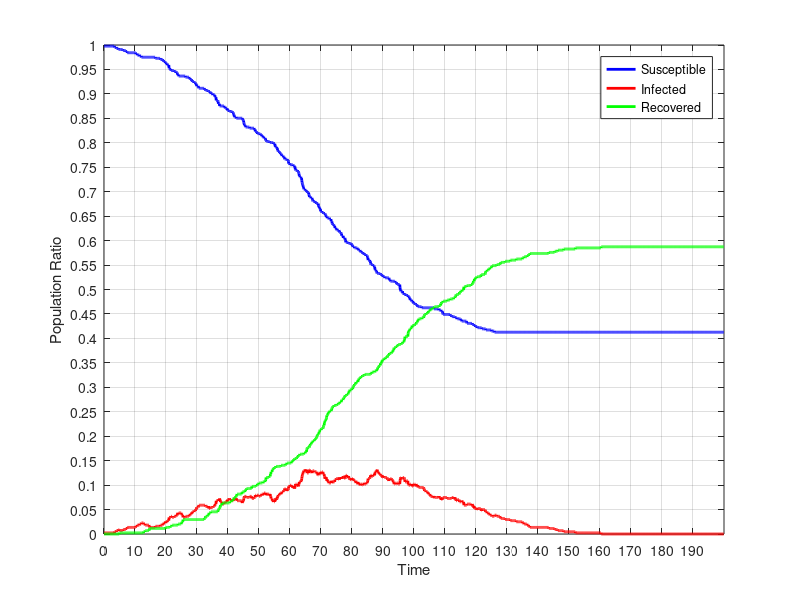

Source code (MATLAB):
dynamics = [
440.0,1.0,0.0;
440.0,1.0,0.0;
440.0,1.0,0.0;
440.0,1.0,0.0;
440.0,1.0,0.0;
440.0,1.0,0.0;
440.0,1.0,0.0;
440.0,1.0,0.0;
440.0,1.0,0.0;
440.0,1.0,0.0;
440.0,1.0,0.0;
440.0,1.0,0.0;
440.0,1.0,0.0;
440.0,1.0,0.0;
440.0,1.0,0.0;
440.0,1.0,0.0;
440.0,1.0,0.0;
440.0,1.0,0.0;
440.0,1.0,0.0;
440.0,1.0,0.0;
440.0,1.0,0.0;
440.0,1.0,0.0;
440.0,1.0,0.0;
440.0,1.0,0.0;
440.0,1.0,0.0;
440.0,1.0,0.0;
440.0,1.0,0.0;
440.0,1.0,0.0;
440.0,1.0,0.0;
440.0,1.0,0.0;
440.0,1.0,0.0;
440.0,1.0,0.0;
440.0,1.0,0.0;
440.0,1.0,0.0;
439.0,2.0,0.0;
439.0,2.0,0.0;
439.0,2.0,0.0;
439.0,2.0,0.0;
439.0,2.0,0.0;
439.0,2.0,0.0;
438.0,3.0,0.0;
438.0,3.0,0.0;
438.0,3.0,0.0;
438.0,3.0,0.0;
438.0,3.0,0.0;
438.0,3.0,0.0;
438.0,3.0,0.0;
437.0,4.0,0.0;
437.0,4.0,0.0;
437.0,4.0,0.0;
437.0,3.0,1.0;
437.0,3.0,1.0;
437.0,3.0,1.0;
437.0,3.0,1.0;
437.0,3.0,1.0;
437.0,3.0,1.0;
437.0,3.0,1.0;
437.0,3.0,1.0;
437.0,3.0,1.0;
437.0,3.0,1.0;
437.0,3.0,1.0;
436.0,4.0,1.0;
436.0,4.0,1.0;
436.0,4.0,1.0;
436.0,4.0,1.0;
436.0,4.0,1.0;
436.0,4.0,1.0;
436.0,4.0,1.0;
436.0,4.0,1.0;
436.0,4.0,1.0;
436.0,4.0,1.0;
435.0,5.0,1.0;
435.0,5.0,1.0;
435.0,5.0,1.0;
435.0,5.0,1.0;
434.0,6.0,1.0;
434.0,6.0,1.0;
434.0,6.0,1.0;
434.0,6.0,1.0;
434.0,6.0,1.0;
434.0,6.0,1.0;
434.0,6.0,1.0;
434.0,6.0,1.0;
434.0,6.0,1.0;
434.0,6.0,1.0;
434.0,6.0,1.0;
434.0,6.0,1.0;
434.0,6.0,1.0;
434.0,6.0,1.0;
434.0,6.0,1.0;
434.0,6.0,1.0;
434.0,6.0,1.0;
434.0,6.0,1.0;
434.0,6.0,1.0;
434.0,6.0,1.0;
434.0,6.0,1.0;
434.0,6.0,1.0;
434.0,6.0,1.0;
434.0,6.0,1.0;
434.0,6.0,1.0;
434.0,6.0,1.0;
434.0,6.0,1.0;
434.0,6.0,1.0;
433.0,7.0,1.0;
433.0,7.0,1.0;
433.0,7.0,1.0;
433.0,7.0,1.0;
432.0,8.0,1.0;
432.0,8.0,1.0;
432.0,8.0,1.0;
432.0,8.0,1.0;
432.0,8.0,1.0;
432.0,8.0,1.0;
432.0,8.0,1.0;
432.0,8.0,1.0;
431.0,9.0,1.0;
431.0,9.0,1.0;
431.0,9.0,1.0;
431.0,9.0,1.0;
431.0,9.0,1.0;
431.0,9.0,1.0;
430.0,10.0,1.0;
430.0,10.0,1.0;
430.0,10.0,1.0;
430.0,10.0,1.0;
430.0,10.0,1.0;
430.0,10.0,1.0;
430.0,10.0,1.0;
430.0,9.0,2.0;
430.0,9.0,2.0;
430.0,9.0,2.0;
430.0,9.0,2.0;
430.0,9.0,2.0;
430.0,8.0,3.0;
430.0,8.0,3.0;
430.0,8.0,3.0;
430.0,8.0,3.0;
430.0,8.0,3.0;
430.0,8.0,3.0;
430.0,8.0,3.0;
430.0,8.0,3.0;
430.0,8.0,3.0;
430.0,8.0,3.0;
430.0,8.0,3.0;
430.0,8.0,3.0;
430.0,8.0,3.0;
430.0,7.0,4.0;
430.0,6.0,5.0;
430.0,6.0,5.0;
430.0,6.0,5.0;
430.0,6.0,5.0;
430.0,6.0,5.0;
430.0,6.0,5.0;
430.0,6.0,5.0;
430.0,6.0,5.0;
430.0,6.0,5.0;
430.0,6.0,5.0;
430.0,6.0,5.0;
430.0,6.0,5.0;
430.0,6.0,5.0;
430.0,6.0,5.0;
430.0,6.0,5.0;
430.0,6.0,5.0;
430.0,6.0,5.0;
430.0,6.0,5.0;
430.0,6.0,5.0;
429.0,7.0,5.0;
429.0,7.0,5.0;
429.0,7.0,5.0;
429.0,7.0,5.0;
429.0,7.0,5.0;
429.0,7.0,5.0;
429.0,7.0,5.0;
429.0,7.0,5.0;
429.0,7.0,5.0;
429.0,7.0,5.0;
429.0,7.0,5.0;
429.0,7.0,5.0;
429.0,7.0,5.0;
429.0,7.0,5.0;
429.0,7.0,5.0;
429.0,7.0,5.0;
428.0,8.0,5.0;
428.0,8.0,5.0;
428.0,8.0,5.0;
428.0,8.0,5.0;
428.0,8.0,5.0;
428.0,8.0,5.0;
428.0,8.0,5.0;
428.0,8.0,5.0;
427.0,9.0,5.0;
427.0,9.0,5.0;
427.0,9.0,5.0;
426.0,10.0,5.0;
426.0,10.0,5.0;
426.0,10.0,5.0;
426.0,10.0,5.0;
426.0,10.0,5.0;
425.0,11.0,5.0;
425.0,10.0,6.0;
425.0,10.0,6.0;
424.0,11.0,6.0;
424.0,11.0,6.0;
424.0,11.0,6.0;
423.0,12.0,6.0;
423.0,12.0,6.0;
423.0,12.0,6.0;
423.0,12.0,6.0;
423.0,12.0,6.0;
423.0,12.0,6.0;
420.0,15.0,6.0;
420.0,15.0,6.0;
420.0,15.0,6.0;
419.0,15.0,7.0;
419.0,15.0,7.0;
419.0,15.0,7.0;
418.0,16.0,7.0;
418.0,16.0,7.0;
418.0,16.0,7.0;
418.0,16.0,7.0;
418.0,15.0,8.0;
418.0,15.0,8.0;
418.0,15.0,8.0;
418.0,15.0,8.0;
418.0,15.0,8.0;
418.0,15.0,8.0;
417.0,16.0,8.0;
417.0,16.0,8.0;
417.0,16.0,8.0;
417.0,16.0,8.0;
417.0,16.0,8.0;
417.0,16.0,8.0;
417.0,16.0,8.0;
417.0,16.0,8.0;
416.0,17.0,8.0;
416.0,17.0,8.0;
416.0,17.0,8.0;
415.0,18.0,8.0;
414.0,19.0,8.0;
414.0,18.0,9.0;
414.0,18.0,9.0;
413.0,19.0,9.0;
413.0,19.0,9.0;
413.0,19.0,9.0;
413.0,19.0,9.0;
413.0,19.0,9.0;
413.0,19.0,9.0;
413.0,19.0,9.0;
413.0,19.0,9.0;
413.0,19.0,9.0;
413.0,18.0,10.0;
413.0,18.0,10.0;
413.0,17.0,11.0;
413.0,17.0,11.0;
413.0,17.0,11.0;
413.0,15.0,13.0;
413.0,15.0,13.0;
413.0,15.0,13.0;
413.0,15.0,13.0;
413.0,15.0,13.0;
413.0,15.0,13.0;
413.0,15.0,13.0;
413.0,15.0,13.0;
412.0,16.0,13.0;
412.0,16.0,13.0;
412.0,16.0,13.0;
412.0,16.0,13.0;
412.0,16.0,13.0;
412.0,16.0,13.0;
412.0,16.0,13.0;
412.0,16.0,13.0;
412.0,16.0,13.0;
412.0,16.0,13.0;
412.0,16.0,13.0;
412.0,16.0,13.0;
411.0,17.0,13.0;
411.0,17.0,13.0;
411.0,17.0,13.0;
410.0,18.0,13.0;
410.0,18.0,13.0;
410.0,18.0,13.0;
410.0,18.0,13.0;
410.0,18.0,13.0;
409.0,19.0,13.0;
409.0,19.0,13.0;
408.0,20.0,13.0;
408.0,20.0,13.0;
408.0,20.0,13.0;
408.0,20.0,13.0;
408.0,20.0,13.0;
408.0,20.0,13.0;
407.0,21.0,13.0;
407.0,21.0,13.0;
407.0,21.0,13.0;
407.0,21.0,13.0;
407.0,21.0,13.0;
406.0,22.0,13.0;
406.0,22.0,13.0;
405.0,23.0,13.0;
404.0,24.0,13.0;
404.0,24.0,13.0;
404.0,24.0,13.0;
404.0,24.0,13.0;
404.0,24.0,13.0;
404.0,24.0,13.0;
403.0,25.0,13.0;
402.0,26.0,13.0;
402.0,26.0,13.0;
402.0,26.0,13.0;
402.0,26.0,13.0;
402.0,26.0,13.0;
402.0,26.0,13.0;
402.0,26.0,13.0;
402.0,26.0,13.0;
402.0,26.0,13.0;
402.0,26.0,13.0;
402.0,26.0,13.0;
402.0,26.0,13.0;
402.0,26.0,13.0;
402.0,26.0,13.0;
402.0,26.0,13.0;
402.0,26.0,13.0;
402.0,26.0,13.0;
402.0,26.0,13.0;
401.0,26.0,14.0;
401.0,26.0,14.0;
401.0,26.0,14.0;
401.0,25.0,15.0;
400.0,25.0,16.0;
400.0,25.0,16.0;
400.0,25.0,16.0;
400.0,25.0,16.0;
400.0,25.0,16.0;
400.0,25.0,16.0;
400.0,25.0,16.0;
400.0,24.0,17.0;
400.0,24.0,17.0;
399.0,25.0,17.0;
399.0,24.0,18.0;
399.0,23.0,19.0;
399.0,23.0,19.0;
399.0,23.0,19.0;
399.0,23.0,19.0;
398.0,24.0,19.0;
398.0,24.0,19.0;
397.0,24.0,20.0;
397.0,24.0,20.0;
397.0,24.0,20.0;
397.0,24.0,20.0;
397.0,24.0,20.0;
397.0,24.0,20.0;
397.0,24.0,20.0;
396.0,25.0,20.0;
396.0,25.0,20.0;
396.0,25.0,20.0;
396.0,25.0,20.0;
396.0,25.0,20.0;
396.0,25.0,20.0;
395.0,26.0,20.0;
394.0,27.0,20.0;
394.0,27.0,20.0;
394.0,27.0,20.0;
391.0,30.0,20.0;
391.0,30.0,20.0;
391.0,30.0,20.0;
391.0,30.0,20.0;
391.0,30.0,20.0;
391.0,30.0,20.0;
390.0,30.0,21.0;
388.0,31.0,22.0;
388.0,31.0,22.0;
388.0,30.0,23.0;
388.0,30.0,23.0;
386.0,32.0,23.0;
386.0,31.0,24.0;
386.0,30.0,25.0;
386.0,29.0,26.0;
386.0,29.0,26.0;
386.0,29.0,26.0;
386.0,29.0,26.0;
386.0,29.0,26.0;
386.0,27.0,28.0;
386.0,27.0,28.0;
386.0,27.0,28.0;
386.0,27.0,28.0;
386.0,27.0,28.0;
386.0,27.0,28.0;
386.0,27.0,28.0;
385.0,28.0,28.0;
385.0,28.0,28.0;
385.0,28.0,28.0;
384.0,29.0,28.0;
384.0,29.0,28.0;
384.0,29.0,28.0;
384.0,29.0,28.0;
384.0,29.0,28.0;
384.0,29.0,28.0;
384.0,29.0,28.0;
382.0,31.0,28.0;
382.0,31.0,28.0;
382.0,31.0,28.0;
382.0,31.0,28.0;
382.0,31.0,28.0;
382.0,31.0,28.0;
382.0,31.0,28.0;
381.0,32.0,28.0;
381.0,31.0,29.0;
381.0,31.0,29.0;
381.0,31.0,29.0;
381.0,31.0,29.0;
381.0,31.0,29.0;
381.0,30.0,30.0;
381.0,30.0,30.0;
381.0,30.0,30.0;
381.0,30.0,30.0;
380.0,31.0,30.0;
380.0,30.0,31.0;
380.0,30.0,31.0;
379.0,31.0,31.0;
378.0,31.0,32.0;
377.0,31.0,33.0;
376.0,32.0,33.0;
376.0,32.0,33.0;
376.0,32.0,33.0;
376.0,32.0,33.0;
376.0,32.0,33.0;
376.0,31.0,34.0;
375.0,32.0,34.0;
375.0,31.0,35.0;
375.0,30.0,36.0;
375.0,30.0,36.0;
375.0,30.0,36.0;
375.0,30.0,36.0;
375.0,30.0,36.0;
375.0,30.0,36.0;
375.0,30.0,36.0;
375.0,30.0,36.0;
375.0,30.0,36.0;
375.0,30.0,36.0;
375.0,30.0,36.0;
375.0,30.0,36.0;
375.0,30.0,36.0;
375.0,30.0,36.0;
375.0,30.0,36.0;
375.0,30.0,36.0;
375.0,29.0,37.0;
375.0,28.0,38.0;
374.0,29.0,38.0;
374.0,29.0,38.0;
373.0,30.0,38.0;
373.0,30.0,38.0;
371.0,32.0,38.0;
370.0,33.0,38.0;
369.0,34.0,38.0;
369.0,34.0,38.0;
368.0,34.0,39.0;
368.0,34.0,39.0;
367.0,34.0,40.0;
367.0,34.0,40.0;
367.0,34.0,40.0;
367.0,33.0,41.0;
367.0,33.0,41.0;
367.0,33.0,41.0;
367.0,33.0,41.0;
367.0,33.0,41.0;
367.0,33.0,41.0;
367.0,33.0,41.0;
367.0,33.0,41.0;
367.0,33.0,41.0;
367.0,33.0,41.0;
366.0,34.0,41.0;
366.0,34.0,41.0;
366.0,34.0,41.0;
366.0,34.0,41.0;
366.0,34.0,41.0;
366.0,34.0,41.0;
366.0,34.0,41.0;
366.0,32.0,43.0;
366.0,32.0,43.0;
366.0,32.0,43.0;
366.0,32.0,43.0;
366.0,32.0,43.0;
366.0,32.0,43.0;
366.0,32.0,43.0;
366.0,32.0,43.0;
365.0,33.0,43.0;
365.0,33.0,43.0;
365.0,33.0,43.0;
363.0,35.0,43.0;
363.0,35.0,43.0;
363.0,35.0,43.0;
363.0,34.0,44.0;
363.0,34.0,44.0;
362.0,35.0,44.0;
362.0,35.0,44.0;
361.0,35.0,45.0;
361.0,35.0,45.0;
361.0,35.0,45.0;
361.0,35.0,45.0;
361.0,35.0,45.0;
361.0,34.0,46.0;
361.0,34.0,46.0;
361.0,34.0,46.0;
361.0,34.0,46.0;
361.0,34.0,46.0;
360.0,35.0,46.0;
360.0,35.0,46.0;
360.0,35.0,46.0;
360.0,35.0,46.0;
359.0,36.0,46.0;
359.0,36.0,46.0;
359.0,36.0,46.0;
359.0,35.0,47.0;
358.0,36.0,47.0;
358.0,36.0,47.0;
358.0,36.0,47.0;
357.0,37.0,47.0;
357.0,37.0,47.0;
357.0,37.0,47.0;
357.0,37.0,47.0;
357.0,36.0,48.0;
356.0,37.0,48.0;
355.0,37.0,49.0;
355.0,35.0,51.0;
354.0,36.0,51.0;
354.0,36.0,51.0;
354.0,36.0,51.0;
354.0,36.0,51.0;
354.0,36.0,51.0;
354.0,36.0,51.0;
354.0,36.0,51.0;
354.0,36.0,51.0;
354.0,36.0,51.0;
354.0,35.0,52.0;
354.0,35.0,52.0;
353.0,36.0,52.0;
353.0,36.0,52.0;
353.0,34.0,54.0;
353.0,34.0,54.0;
353.0,32.0,56.0;
353.0,32.0,56.0;
353.0,32.0,56.0;
353.0,32.0,56.0;
353.0,30.0,58.0;
353.0,30.0,58.0;
353.0,30.0,58.0;
353.0,29.0,59.0;
352.0,30.0,59.0;
352.0,30.0,59.0;
352.0,29.0,60.0;
352.0,29.0,60.0;
352.0,29.0,60.0;
350.0,31.0,60.0;
349.0,32.0,60.0;
349.0,32.0,60.0;
349.0,31.0,61.0;
349.0,31.0,61.0;
349.0,31.0,61.0;
348.0,32.0,61.0;
348.0,32.0,61.0;
346.0,34.0,61.0;
346.0,34.0,61.0;
345.0,35.0,61.0;
345.0,35.0,61.0;
345.0,35.0,61.0;
345.0,35.0,61.0;
344.0,36.0,61.0;
344.0,36.0,61.0;
344.0,36.0,61.0;
343.0,37.0,61.0;
343.0,37.0,61.0;
343.0,36.0,62.0;
342.0,37.0,62.0;
342.0,37.0,62.0;
341.0,38.0,62.0;
341.0,38.0,62.0;
341.0,38.0,62.0;
341.0,38.0,62.0;
341.0,38.0,62.0;
340.0,39.0,62.0;
340.0,39.0,62.0;
340.0,39.0,62.0;
339.0,40.0,62.0;
338.0,41.0,62.0;
338.0,41.0,62.0;
338.0,41.0,62.0;
338.0,40.0,63.0;
338.0,40.0,63.0;
338.0,40.0,63.0;
338.0,40.0,63.0;
338.0,39.0,64.0;
338.0,39.0,64.0;
337.0,40.0,64.0;
337.0,40.0,64.0;
337.0,40.0,64.0;
336.0,41.0,64.0;
334.0,43.0,64.0;
334.0,43.0,64.0;
334.0,43.0,64.0;
334.0,43.0,64.0;
333.0,44.0,64.0;
333.0,44.0,64.0;
333.0,44.0,64.0;
333.0,44.0,64.0;
333.0,44.0,64.0;
333.0,43.0,65.0;
333.0,43.0,65.0;
333.0,43.0,65.0;
333.0,42.0,66.0;
333.0,42.0,66.0;
332.0,43.0,66.0;
332.0,42.0,67.0;
332.0,42.0,67.0;
332.0,42.0,67.0;
332.0,42.0,67.0;
332.0,41.0,68.0;
331.0,42.0,68.0;
329.0,44.0,68.0;
328.0,45.0,68.0;
328.0,45.0,68.0;
328.0,45.0,68.0;
328.0,45.0,68.0;
328.0,44.0,69.0;
328.0,44.0,69.0;
328.0,44.0,69.0;
327.0,44.0,70.0;
327.0,44.0,70.0;
327.0,43.0,71.0;
326.0,44.0,71.0;
325.0,45.0,71.0;
323.0,47.0,71.0;
323.0,47.0,71.0;
322.0,47.0,72.0;
322.0,47.0,72.0;
322.0,47.0,72.0;
322.0,47.0,72.0;
321.0,48.0,72.0;
321.0,48.0,72.0;
319.0,50.0,72.0;
317.0,52.0,72.0;
316.0,53.0,72.0;
315.0,54.0,72.0;
314.0,55.0,72.0;
313.0,56.0,72.0;
312.0,57.0,72.0;
311.0,57.0,73.0;
311.0,57.0,73.0;
311.0,57.0,73.0;
311.0,57.0,73.0;
310.0,58.0,73.0;
310.0,57.0,74.0;
310.0,57.0,74.0;
310.0,57.0,74.0;
309.0,58.0,74.0;
309.0,56.0,76.0;
309.0,55.0,77.0;
308.0,55.0,78.0;
308.0,55.0,78.0;
308.0,55.0,78.0;
308.0,55.0,78.0;
308.0,55.0,78.0;
306.0,57.0,78.0;
305.0,58.0,78.0;
304.0,58.0,79.0;
304.0,57.0,80.0;
304.0,57.0,80.0;
304.0,56.0,81.0;
304.0,56.0,81.0;
303.0,57.0,81.0;
303.0,56.0,82.0;
303.0,56.0,82.0;
303.0,55.0,83.0;
302.0,56.0,83.0;
301.0,57.0,83.0;
300.0,57.0,84.0;
300.0,57.0,84.0;
300.0,57.0,84.0;
300.0,57.0,84.0;
300.0,57.0,84.0;
300.0,56.0,85.0;
300.0,56.0,85.0;
300.0,56.0,85.0;
299.0,56.0,86.0;
299.0,56.0,86.0;
299.0,56.0,86.0;
298.0,56.0,87.0;
298.0,56.0,87.0;
298.0,55.0,88.0;
298.0,54.0,89.0;
298.0,54.0,89.0;
298.0,53.0,90.0;
298.0,53.0,90.0;
296.0,55.0,90.0;
295.0,55.0,91.0;
295.0,54.0,92.0;
294.0,55.0,92.0;
294.0,54.0,93.0;
293.0,54.0,94.0;
293.0,54.0,94.0;
291.0,56.0,94.0;
291.0,56.0,94.0;
291.0,55.0,95.0;
291.0,55.0,95.0;
290.0,56.0,95.0;
290.0,56.0,95.0;
290.0,56.0,95.0;
290.0,56.0,95.0;
290.0,55.0,96.0;
290.0,54.0,97.0;
289.0,54.0,98.0;
289.0,54.0,98.0;
289.0,52.0,100.0;
289.0,51.0,101.0;
289.0,50.0,102.0;
288.0,51.0,102.0;
288.0,50.0,103.0;
287.0,51.0,103.0;
286.0,51.0,104.0;
286.0,50.0,105.0;
286.0,48.0,107.0;
285.0,49.0,107.0;
285.0,49.0,107.0;
285.0,48.0,108.0;
285.0,47.0,109.0;
285.0,47.0,109.0;
285.0,46.0,110.0;
285.0,46.0,110.0;
285.0,46.0,110.0;
284.0,46.0,111.0;
284.0,46.0,111.0;
284.0,46.0,111.0;
284.0,46.0,111.0;
284.0,46.0,111.0;
282.0,48.0,111.0;
282.0,47.0,112.0;
282.0,46.0,113.0;
280.0,47.0,114.0;
280.0,47.0,114.0;
279.0,47.0,115.0;
279.0,47.0,115.0;
279.0,47.0,115.0;
279.0,47.0,115.0;
278.0,47.0,116.0;
278.0,47.0,116.0;
278.0,47.0,116.0;
276.0,49.0,116.0;
276.0,49.0,116.0;
276.0,49.0,116.0;
276.0,49.0,116.0;
275.0,50.0,116.0;
275.0,50.0,116.0;
274.0,50.0,117.0;
274.0,50.0,117.0;
274.0,50.0,117.0;
274.0,50.0,117.0;
274.0,50.0,117.0;
274.0,50.0,117.0;
274.0,49.0,118.0;
274.0,49.0,118.0;
273.0,50.0,118.0;
272.0,51.0,118.0;
272.0,50.0,119.0;
272.0,50.0,119.0;
272.0,50.0,119.0;
272.0,50.0,119.0;
271.0,51.0,119.0;
271.0,50.0,120.0;
269.0,51.0,121.0;
269.0,51.0,121.0;
269.0,51.0,121.0;
269.0,51.0,121.0;
269.0,51.0,121.0;
267.0,52.0,122.0;
267.0,52.0,122.0;
267.0,51.0,123.0;
267.0,51.0,123.0;
267.0,50.0,124.0;
267.0,50.0,124.0;
266.0,50.0,125.0;
265.0,51.0,125.0;
263.0,53.0,125.0;
263.0,53.0,125.0;
263.0,53.0,125.0;
263.0,53.0,125.0;
263.0,52.0,126.0;
263.0,52.0,126.0;
263.0,52.0,126.0;
263.0,52.0,126.0;
263.0,51.0,127.0;
262.0,52.0,127.0;
262.0,51.0,128.0;
262.0,50.0,129.0;
262.0,50.0,129.0;
262.0,49.0,130.0;
262.0,49.0,130.0;
262.0,49.0,130.0;
262.0,49.0,130.0;
262.0,49.0,130.0;
262.0,49.0,130.0;
261.0,50.0,130.0;
261.0,49.0,131.0;
260.0,50.0,131.0;
260.0,50.0,131.0;
259.0,50.0,132.0;
259.0,49.0,133.0;
259.0,49.0,133.0;
259.0,48.0,134.0;
259.0,48.0,134.0;
258.0,48.0,135.0;
258.0,48.0,135.0;
258.0,48.0,135.0;
258.0,48.0,135.0;
258.0,47.0,136.0;
258.0,46.0,137.0;
258.0,46.0,137.0;
258.0,46.0,137.0;
258.0,46.0,137.0;
258.0,46.0,137.0;
257.0,47.0,137.0;
257.0,47.0,137.0;
257.0,45.0,139.0;
256.0,46.0,139.0;
256.0,45.0,140.0;
256.0,45.0,140.0;
256.0,45.0,140.0;
256.0,45.0,140.0;
256.0,44.0,141.0;
255.0,45.0,141.0;
255.0,45.0,141.0;
254.0,45.0,142.0;
254.0,45.0,142.0;
254.0,45.0,142.0;
254.0,45.0,142.0;
254.0,45.0,142.0;
254.0,44.0,143.0;
254.0,44.0,143.0;
253.0,45.0,143.0;
253.0,45.0,143.0;
253.0,45.0,143.0;
252.0,46.0,143.0;
252.0,46.0,143.0;
252.0,45.0,144.0;
252.0,45.0,144.0;
252.0,45.0,144.0;
252.0,45.0,144.0;
252.0,45.0,144.0;
251.0,46.0,144.0;
251.0,46.0,144.0;
251.0,46.0,144.0;
251.0,46.0,144.0;
250.0,47.0,144.0;
249.0,48.0,144.0;
247.0,50.0,144.0;
247.0,50.0,144.0;
247.0,50.0,144.0;
247.0,50.0,144.0;
247.0,50.0,144.0;
247.0,50.0,144.0;
246.0,51.0,144.0;
246.0,51.0,144.0;
244.0,53.0,144.0;
243.0,53.0,145.0;
243.0,53.0,145.0;
243.0,53.0,145.0;
243.0,52.0,146.0;
243.0,52.0,146.0;
243.0,52.0,146.0;
243.0,52.0,146.0;
242.0,53.0,146.0;
242.0,53.0,146.0;
242.0,53.0,146.0;
242.0,53.0,146.0;
241.0,54.0,146.0;
241.0,53.0,147.0;
239.0,55.0,147.0;
238.0,56.0,147.0;
238.0,56.0,147.0;
238.0,56.0,147.0;
237.0,57.0,147.0;
237.0,57.0,147.0;
236.0,57.0,148.0;
235.0,58.0,148.0;
235.0,57.0,149.0;
235.0,56.0,150.0;
235.0,56.0,150.0;
235.0,56.0,150.0;
235.0,55.0,151.0;
235.0,55.0,151.0;
235.0,54.0,152.0;
235.0,54.0,152.0;
235.0,54.0,152.0;
235.0,54.0,152.0;
234.0,53.0,154.0;
234.0,53.0,154.0;
234.0,53.0,154.0;
234.0,53.0,154.0;
234.0,52.0,155.0;
233.0,52.0,156.0;
233.0,51.0,157.0;
233.0,51.0,157.0;
232.0,52.0,157.0;
232.0,52.0,157.0;
232.0,52.0,157.0;
232.0,52.0,157.0;
232.0,51.0,158.0;
232.0,51.0,158.0;
232.0,51.0,158.0;
231.0,51.0,159.0;
231.0,51.0,159.0;
231.0,51.0,159.0;
231.0,51.0,159.0;
231.0,51.0,159.0;
231.0,51.0,159.0;
231.0,51.0,159.0;
231.0,50.0,160.0;
231.0,49.0,161.0;
231.0,49.0,161.0;
231.0,49.0,161.0;
231.0,49.0,161.0;
231.0,48.0,162.0;
230.0,49.0,162.0;
229.0,49.0,163.0;
229.0,49.0,163.0;
229.0,49.0,163.0;
228.0,50.0,163.0;
228.0,50.0,163.0;
228.0,50.0,163.0;
228.0,50.0,163.0;
228.0,49.0,164.0;
228.0,49.0,164.0;
228.0,49.0,164.0;
228.0,49.0,164.0;
228.0,48.0,165.0;
228.0,47.0,166.0;
228.0,47.0,166.0;
228.0,46.0,167.0;
228.0,45.0,168.0;
228.0,45.0,168.0;
228.0,45.0,168.0;
227.0,46.0,168.0;
227.0,46.0,168.0;
227.0,46.0,168.0;
227.0,45.0,169.0;
227.0,45.0,169.0;
226.0,46.0,169.0;
226.0,46.0,169.0;
225.0,46.0,170.0;
225.0,46.0,170.0;
225.0,46.0,170.0;
225.0,45.0,171.0;
225.0,45.0,171.0;
225.0,45.0,171.0;
225.0,45.0,171.0;
225.0,45.0,171.0;
225.0,45.0,171.0;
222.0,48.0,171.0;
220.0,50.0,171.0;
219.0,51.0,171.0;
219.0,51.0,171.0;
219.0,50.0,172.0;
219.0,50.0,172.0;
219.0,50.0,172.0;
219.0,50.0,172.0;
219.0,50.0,172.0;
217.0,51.0,173.0;
217.0,51.0,173.0;
217.0,51.0,173.0;
217.0,51.0,173.0;
216.0,51.0,174.0;
216.0,50.0,175.0;
216.0,49.0,176.0;
216.0,47.0,178.0;
216.0,47.0,178.0;
216.0,47.0,178.0;
216.0,47.0,178.0;
216.0,47.0,178.0;
215.0,48.0,178.0;
215.0,48.0,178.0;
215.0,48.0,178.0;
215.0,48.0,178.0;
215.0,48.0,178.0;
215.0,45.0,181.0;
214.0,45.0,182.0;
214.0,44.0,183.0;
214.0,44.0,183.0;
213.0,44.0,184.0;
213.0,44.0,184.0;
212.0,44.0,185.0;
211.0,45.0,185.0;
211.0,45.0,185.0;
211.0,45.0,185.0;
211.0,44.0,186.0;
211.0,44.0,186.0;
210.0,45.0,186.0;
210.0,43.0,188.0;
210.0,43.0,188.0;
210.0,43.0,188.0;
209.0,44.0,188.0;
208.0,45.0,188.0;
208.0,45.0,188.0;
208.0,45.0,188.0;
208.0,45.0,188.0;
208.0,44.0,189.0;
208.0,44.0,189.0;
208.0,44.0,189.0;
207.0,45.0,189.0;
207.0,45.0,189.0;
207.0,44.0,190.0;
207.0,43.0,191.0;
207.0,43.0,191.0;
206.0,44.0,191.0;
206.0,44.0,191.0;
205.0,44.0,192.0;
205.0,43.0,193.0;
205.0,43.0,193.0;
205.0,42.0,194.0;
205.0,42.0,194.0;
205.0,42.0,194.0;
205.0,42.0,194.0;
205.0,42.0,194.0;
205.0,42.0,194.0;
205.0,42.0,194.0;
205.0,42.0,194.0;
205.0,42.0,194.0;
205.0,42.0,194.0;
204.0,42.0,195.0;
204.0,42.0,195.0;
204.0,42.0,195.0;
204.0,42.0,195.0;
204.0,42.0,195.0;
204.0,42.0,195.0;
204.0,42.0,195.0;
204.0,41.0,196.0;
204.0,40.0,197.0;
204.0,39.0,198.0;
204.0,39.0,198.0;
204.0,39.0,198.0;
204.0,39.0,198.0;
204.0,39.0,198.0;
204.0,38.0,199.0;
204.0,38.0,199.0;
204.0,38.0,199.0;
204.0,38.0,199.0;
204.0,38.0,199.0;
204.0,38.0,199.0;
204.0,37.0,200.0;
204.0,37.0,200.0;
204.0,36.0,201.0;
204.0,36.0,201.0;
204.0,36.0,201.0;
204.0,36.0,201.0;
204.0,36.0,201.0;
204.0,35.0,202.0;
204.0,34.0,203.0;
204.0,34.0,203.0;
204.0,34.0,203.0;
204.0,34.0,203.0;
204.0,34.0,203.0;
204.0,34.0,203.0;
204.0,34.0,203.0;
204.0,34.0,203.0;
204.0,33.0,204.0;
204.0,33.0,204.0;
204.0,33.0,204.0;
203.0,34.0,204.0;
203.0,34.0,204.0;
203.0,33.0,205.0;
203.0,33.0,205.0;
203.0,33.0,205.0;
203.0,33.0,205.0;
203.0,33.0,205.0;
203.0,33.0,205.0;
203.0,33.0,205.0;
203.0,33.0,205.0;
203.0,33.0,205.0;
203.0,33.0,205.0;
203.0,33.0,205.0;
203.0,33.0,205.0;
203.0,33.0,205.0;
203.0,33.0,205.0;
202.0,34.0,205.0;
202.0,33.0,206.0;
202.0,33.0,206.0;
202.0,33.0,206.0;
202.0,33.0,206.0;
202.0,33.0,206.0;
202.0,33.0,206.0;
202.0,31.0,208.0;
201.0,32.0,208.0;
201.0,31.0,209.0;
201.0,31.0,209.0;
201.0,31.0,209.0;
200.0,32.0,209.0;
199.0,33.0,209.0;
198.0,33.0,210.0;
198.0,33.0,210.0;
198.0,33.0,210.0;
198.0,33.0,210.0;
198.0,33.0,210.0;
198.0,33.0,210.0;
198.0,33.0,210.0;
198.0,33.0,210.0;
198.0,33.0,210.0;
198.0,33.0,210.0;
198.0,33.0,210.0;
198.0,33.0,210.0;
198.0,33.0,210.0;
198.0,32.0,211.0;
198.0,32.0,211.0;
198.0,32.0,211.0;
198.0,32.0,211.0;
198.0,32.0,211.0;
198.0,32.0,211.0;
198.0,32.0,211.0;
198.0,32.0,211.0;
198.0,32.0,211.0;
198.0,32.0,211.0;
197.0,32.0,212.0;
197.0,32.0,212.0;
197.0,32.0,212.0;
197.0,32.0,212.0;
197.0,32.0,212.0;
196.0,33.0,212.0;
196.0,33.0,212.0;
196.0,33.0,212.0;
196.0,33.0,212.0;
196.0,33.0,212.0;
196.0,33.0,212.0;
196.0,32.0,213.0;
196.0,32.0,213.0;
196.0,32.0,213.0;
196.0,32.0,213.0;
195.0,33.0,213.0;
195.0,32.0,214.0;
195.0,32.0,214.0;
195.0,31.0,215.0;
195.0,30.0,216.0;
195.0,30.0,216.0;
195.0,30.0,216.0;
195.0,30.0,216.0;
194.0,31.0,216.0;
194.0,31.0,216.0;
194.0,31.0,216.0;
194.0,31.0,216.0;
194.0,31.0,216.0;
194.0,31.0,216.0;
194.0,30.0,217.0;
194.0,29.0,218.0;
194.0,29.0,218.0;
194.0,29.0,218.0;
194.0,29.0,218.0;
193.0,29.0,219.0;
193.0,29.0,219.0;
193.0,29.0,219.0;
192.0,30.0,219.0;
192.0,29.0,220.0;
192.0,29.0,220.0;
192.0,29.0,220.0;
192.0,29.0,220.0;
192.0,29.0,220.0;
192.0,29.0,220.0;
192.0,26.0,223.0;
192.0,26.0,223.0;
192.0,26.0,223.0;
192.0,26.0,223.0;
192.0,26.0,223.0;
192.0,26.0,223.0;
192.0,26.0,223.0;
192.0,26.0,223.0;
192.0,26.0,223.0;
191.0,26.0,224.0;
190.0,27.0,224.0;
190.0,27.0,224.0;
190.0,27.0,224.0;
190.0,27.0,224.0;
190.0,27.0,224.0;
190.0,27.0,224.0;
190.0,27.0,224.0;
190.0,27.0,224.0;
190.0,27.0,224.0;
190.0,27.0,224.0;
190.0,27.0,224.0;
190.0,27.0,224.0;
190.0,27.0,224.0;
190.0,26.0,225.0;
190.0,26.0,225.0;
190.0,26.0,225.0;
190.0,26.0,225.0;
189.0,27.0,225.0;
189.0,26.0,226.0;
189.0,26.0,226.0;
189.0,25.0,227.0;
189.0,24.0,228.0;
189.0,24.0,228.0;
188.0,25.0,228.0;
188.0,23.0,230.0;
188.0,23.0,230.0;
188.0,23.0,230.0;
187.0,23.0,231.0;
187.0,23.0,231.0;
187.0,23.0,231.0;
187.0,23.0,231.0;
187.0,23.0,231.0;
187.0,22.0,232.0;
187.0,22.0,232.0;
186.0,23.0,232.0;
186.0,23.0,232.0;
186.0,23.0,232.0;
186.0,23.0,232.0;
186.0,23.0,232.0;
186.0,23.0,232.0;
186.0,23.0,232.0;
186.0,23.0,232.0;
186.0,23.0,232.0;
186.0,23.0,232.0;
186.0,23.0,232.0;
186.0,22.0,233.0;
186.0,21.0,234.0;
186.0,21.0,234.0;
185.0,22.0,234.0;
185.0,22.0,234.0;
185.0,22.0,234.0;
185.0,22.0,234.0;
185.0,22.0,234.0;
185.0,22.0,234.0;
185.0,22.0,234.0;
185.0,22.0,234.0;
185.0,22.0,234.0;
185.0,22.0,234.0;
185.0,22.0,234.0;
185.0,21.0,235.0;
185.0,20.0,236.0;
184.0,20.0,237.0;
184.0,20.0,237.0;
184.0,20.0,237.0;
184.0,20.0,237.0;
184.0,19.0,238.0;
184.0,19.0,238.0;
184.0,19.0,238.0;
184.0,19.0,238.0;
184.0,19.0,238.0;
184.0,18.0,239.0;
184.0,18.0,239.0;
184.0,18.0,239.0;
184.0,18.0,239.0;
184.0,17.0,240.0;
184.0,17.0,240.0;
184.0,17.0,240.0;
184.0,17.0,240.0;
184.0,17.0,240.0;
183.0,17.0,241.0;
183.0,17.0,241.0;
183.0,16.0,242.0;
183.0,16.0,242.0;
183.0,16.0,242.0;
183.0,16.0,242.0;
183.0,16.0,242.0;
183.0,16.0,242.0;
183.0,16.0,242.0;
183.0,16.0,242.0;
182.0,17.0,242.0;
182.0,17.0,242.0;
182.0,17.0,242.0;
182.0,17.0,242.0;
182.0,17.0,242.0;
182.0,17.0,242.0;
182.0,17.0,242.0;
182.0,16.0,243.0;
182.0,16.0,243.0;
182.0,16.0,243.0;
182.0,16.0,243.0;
182.0,16.0,243.0;
182.0,16.0,243.0;
182.0,16.0,243.0;
182.0,16.0,243.0;
182.0,16.0,243.0;
182.0,16.0,243.0;
182.0,16.0,243.0;
182.0,15.0,244.0;
182.0,15.0,244.0;
182.0,14.0,245.0;
182.0,14.0,245.0;
182.0,14.0,245.0;
182.0,14.0,245.0;
182.0,14.0,245.0;
182.0,14.0,245.0;
182.0,14.0,245.0;
182.0,14.0,245.0;
182.0,14.0,245.0;
182.0,14.0,245.0;
182.0,14.0,245.0;
182.0,14.0,245.0;
182.0,14.0,245.0;
182.0,14.0,245.0;
182.0,13.0,246.0;
182.0,13.0,246.0;
182.0,13.0,246.0;
182.0,13.0,246.0;
182.0,13.0,246.0;
182.0,13.0,246.0;
182.0,13.0,246.0;
182.0,13.0,246.0;
182.0,13.0,246.0;
182.0,13.0,246.0;
182.0,13.0,246.0;
182.0,13.0,246.0;
182.0,13.0,246.0;
182.0,13.0,246.0;
182.0,13.0,246.0;
182.0,13.0,246.0;
182.0,13.0,246.0;
182.0,12.0,247.0;
182.0,12.0,247.0;
182.0,12.0,247.0;
182.0,12.0,247.0;
182.0,12.0,247.0;
182.0,12.0,247.0;
182.0,12.0,247.0;
182.0,12.0,247.0;
182.0,12.0,247.0;
182.0,12.0,247.0;
182.0,12.0,247.0;
182.0,12.0,247.0;
182.0,12.0,247.0;
182.0,12.0,247.0;
182.0,12.0,247.0;
182.0,12.0,247.0;
182.0,12.0,247.0;
182.0,12.0,247.0;
182.0,12.0,247.0;
182.0,11.0,248.0;
182.0,11.0,248.0;
182.0,11.0,248.0;
182.0,11.0,248.0;
182.0,11.0,248.0;
182.0,11.0,248.0;
182.0,11.0,248.0;
182.0,11.0,248.0;
182.0,11.0,248.0;
182.0,11.0,248.0;
182.0,11.0,248.0;
182.0,11.0,248.0;
182.0,11.0,248.0;
182.0,11.0,248.0;
182.0,11.0,248.0;
182.0,11.0,248.0;
182.0,11.0,248.0;
182.0,11.0,248.0;
182.0,11.0,248.0;
182.0,11.0,248.0;
182.0,10.0,249.0;
182.0,10.0,249.0;
182.0,10.0,249.0;
182.0,10.0,249.0;
182.0,10.0,249.0;
182.0,9.0,250.0;
182.0,9.0,250.0;
182.0,9.0,250.0;
182.0,9.0,250.0;
182.0,9.0,250.0;
182.0,9.0,250.0;
182.0,9.0,250.0;
182.0,9.0,250.0;
182.0,9.0,250.0;
182.0,9.0,250.0;
182.0,8.0,251.0;
182.0,8.0,251.0;
182.0,8.0,251.0;
182.0,8.0,251.0;
182.0,8.0,251.0;
182.0,7.0,252.0;
182.0,7.0,252.0;
182.0,7.0,252.0;
182.0,7.0,252.0;
182.0,6.0,253.0;
182.0,6.0,253.0;
182.0,6.0,253.0;
182.0,6.0,253.0;
182.0,6.0,253.0;
182.0,6.0,253.0;
182.0,6.0,253.0;
182.0,6.0,253.0;
182.0,6.0,253.0;
182.0,6.0,253.0;
182.0,6.0,253.0;
182.0,6.0,253.0;
182.0,6.0,253.0;
182.0,6.0,253.0;
182.0,6.0,253.0;
182.0,6.0,253.0;
182.0,6.0,253.0;
182.0,6.0,253.0;
182.0,6.0,253.0;
182.0,6.0,253.0;
182.0,6.0,253.0;
182.0,6.0,253.0;
182.0,6.0,253.0;
182.0,6.0,253.0;
182.0,6.0,253.0;
182.0,6.0,253.0;
182.0,6.0,253.0;
182.0,6.0,253.0;
182.0,6.0,253.0;
182.0,6.0,253.0;
182.0,6.0,253.0;
182.0,6.0,253.0;
182.0,6.0,253.0;
182.0,6.0,253.0;
182.0,6.0,253.0;
182.0,6.0,253.0;
182.0,6.0,253.0;
182.0,6.0,253.0;
182.0,6.0,253.0;
182.0,6.0,253.0;
182.0,6.0,253.0;
182.0,6.0,253.0;
182.0,6.0,253.0;
182.0,6.0,253.0;
182.0,6.0,253.0;
182.0,6.0,253.0;
182.0,6.0,253.0;
182.0,6.0,253.0;
182.0,6.0,253.0;
182.0,6.0,253.0;
182.0,6.0,253.0;
182.0,6.0,253.0;
182.0,6.0,253.0;
182.0,6.0,253.0;
182.0,6.0,253.0;
182.0,6.0,253.0;
182.0,6.0,253.0;
182.0,6.0,253.0;
182.0,6.0,253.0;
182.0,6.0,253.0;
182.0,6.0,253.0;
182.0,5.0,254.0;
182.0,5.0,254.0;
182.0,5.0,254.0;
182.0,5.0,254.0;
182.0,5.0,254.0;
182.0,5.0,254.0;
182.0,5.0,254.0;
182.0,5.0,254.0;
182.0,5.0,254.0;
182.0,5.0,254.0;
182.0,5.0,254.0;
182.0,5.0,254.0;
182.0,5.0,254.0;
182.0,5.0,254.0;
182.0,5.0,254.0;
182.0,5.0,254.0;
182.0,5.0,254.0;
182.0,5.0,254.0;
182.0,5.0,254.0;
182.0,4.0,255.0;
182.0,4.0,255.0;
182.0,4.0,255.0;
182.0,4.0,255.0;
182.0,4.0,255.0;
182.0,4.0,255.0;
182.0,4.0,255.0;
182.0,4.0,255.0;
182.0,4.0,255.0;
182.0,4.0,255.0;
182.0,3.0,256.0;
182.0,3.0,256.0;
182.0,3.0,256.0;
182.0,3.0,256.0;
182.0,3.0,256.0;
182.0,3.0,256.0;
182.0,3.0,256.0;
182.0,3.0,256.0;
182.0,3.0,256.0;
182.0,3.0,256.0;
182.0,3.0,256.0;
182.0,3.0,256.0;
182.0,3.0,256.0;
182.0,3.0,256.0;
182.0,3.0,256.0;
182.0,3.0,256.0;
182.0,3.0,256.0;
182.0,3.0,256.0;
182.0,3.0,256.0;
182.0,2.0,257.0;
182.0,2.0,257.0;
182.0,2.0,257.0;
182.0,2.0,257.0;
182.0,2.0,257.0;
182.0,2.0,257.0;
182.0,2.0,257.0;
182.0,2.0,257.0;
182.0,2.0,257.0;
182.0,2.0,257.0;
182.0,2.0,257.0;
182.0,2.0,257.0;
182.0,2.0,257.0;
182.0,2.0,257.0;
182.0,2.0,257.0;
182.0,2.0,257.0;
182.0,2.0,257.0;
182.0,2.0,257.0;
182.0,2.0,257.0;
182.0,2.0,257.0;
182.0,2.0,257.0;
182.0,2.0,257.0;
182.0,2.0,257.0;
182.0,2.0,257.0;
182.0,2.0,257.0;
182.0,2.0,257.0;
182.0,2.0,257.0;
182.0,2.0,257.0;
182.0,2.0,257.0;
182.0,2.0,257.0;
182.0,2.0,257.0;
182.0,2.0,257.0;
182.0,2.0,257.0;
182.0,2.0,257.0;
182.0,2.0,257.0;
182.0,2.0,257.0;
182.0,2.0,257.0;
182.0,2.0,257.0;
182.0,1.0,258.0;
182.0,1.0,258.0;
182.0,1.0,258.0;
182.0,1.0,258.0;
182.0,1.0,258.0;
182.0,1.0,258.0;
182.0,1.0,258.0;
182.0,1.0,258.0;
182.0,1.0,258.0;
182.0,1.0,258.0;
182.0,1.0,258.0;
182.0,1.0,258.0;
182.0,1.0,258.0;
182.0,1.0,258.0;
182.0,1.0,258.0;
182.0,1.0,258.0;
182.0,1.0,258.0;
182.0,1.0,258.0;
182.0,1.0,258.0;
182.0,1.0,258.0;
182.0,1.0,258.0;
182.0,1.0,258.0;
182.0,1.0,258.0;
182.0,1.0,258.0;
182.0,1.0,258.0;
182.0,1.0,258.0;
182.0,1.0,258.0;
182.0,1.0,258.0;
182.0,1.0,258.0;
182.0,1.0,258.0;
182.0,1.0,258.0;
182.0,1.0,258.0;
182.0,1.0,258.0;
182.0,1.0,258.0;
182.0,1.0,258.0;
182.0,1.0,258.0;
182.0,1.0,258.0;
182.0,1.0,258.0;
182.0,1.0,258.0;
182.0,1.0,258.0;
182.0,1.0,258.0;
182.0,1.0,258.0;
182.0,1.0,258.0;
182.0,1.0,258.0;
182.0,1.0,258.0;
182.0,1.0,258.0;
182.0,1.0,258.0;
182.0,1.0,258.0;
182.0,1.0,258.0;
182.0,1.0,258.0;
182.0,1.0,258.0;
182.0,1.0,258.0;
182.0,1.0,258.0;
182.0,1.0,258.0;
182.0,1.0,258.0;
182.0,1.0,258.0;
182.0,1.0,258.0;
182.0,1.0,258.0;
182.0,1.0,258.0;
182.0,1.0,258.0;
182.0,1.0,258.0;
182.0,1.0,258.0;
182.0,1.0,258.0;
182.0,1.0,258.0;
182.0,1.0,258.0;
182.0,1.0,258.0;
182.0,1.0,258.0;
182.0,1.0,258.0;
182.0,1.0,258.0;
182.0,1.0,258.0;
182.0,1.0,258.0;
182.0,1.0,258.0;
182.0,1.0,258.0;
182.0,1.0,258.0;
182.0,1.0,258.0;
182.0,1.0,258.0;
182.0,1.0,258.0;
182.0,1.0,258.0;
182.0,1.0,258.0;
182.0,1.0,258.0;
182.0,1.0,258.0;
182.0,1.0,258.0;
182.0,1.0,258.0;
182.0,0.0,259.0;
182.0,0.0,259.0;
182.0,0.0,259.0;
182.0,0.0,259.0;
182.0,0.0,259.0;
182.0,0.0,259.0;
182.0,0.0,259.0;
182.0,0.0,259.0;
182.0,0.0,259.0;
182.0,0.0,259.0;
182.0,0.0,259.0;
182.0,0.0,259.0;
182.0,0.0,259.0;
182.0,0.0,259.0;
182.0,0.0,259.0;
182.0,0.0,259.0;
182.0,0.0,259.0;
182.0,0.0,259.0;
182.0,0.0,259.0;
182.0,0.0,259.0;
182.0,0.0,259.0;
182.0,0.0,259.0;
182.0,0.0,259.0;
182.0,0.0,259.0;
182.0,0.0,259.0;
182.0,0.0,259.0;
182.0,0.0,259.0;
182.0,0.0,259.0;
182.0,0.0,259.0;
182.0,0.0,259.0;
182.0,0.0,259.0;
182.0,0.0,259.0;
182.0,0.0,259.0;
182.0,0.0,259.0;
182.0,0.0,259.0;
182.0,0.0,259.0;
182.0,0.0,259.0;
182.0,0.0,259.0;
182.0,0.0,259.0;
182.0,0.0,259.0;
182.0,0.0,259.0;
182.0,0.0,259.0;
182.0,0.0,259.0;
182.0,0.0,259.0;
182.0,0.0,259.0;
182.0,0.0,259.0;
182.0,0.0,259.0;
182.0,0.0,259.0;
182.0,0.0,259.0;
182.0,0.0,259.0;
182.0,0.0,259.0;
182.0,0.0,259.0;
182.0,0.0,259.0;
182.0,0.0,259.0;
182.0,0.0,259.0;
182.0,0.0,259.0;
182.0,0.0,259.0;
182.0,0.0,259.0;
182.0,0.0,259.0;
182.0,0.0,259.0;
182.0,0.0,259.0;
182.0,0.0,259.0;
182.0,0.0,259.0;
182.0,0.0,259.0;
182.0,0.0,259.0;
182.0,0.0,259.0;
182.0,0.0,259.0;
182.0,0.0,259.0;
182.0,0.0,259.0;
182.0,0.0,259.0;
182.0,0.0,259.0;
182.0,0.0,259.0;
182.0,0.0,259.0;
182.0,0.0,259.0;
182.0,0.0,259.0;
182.0,0.0,259.0;
182.0,0.0,259.0;
182.0,0.0,259.0;
182.0,0.0,259.0;
182.0,0.0,259.0;
182.0,0.0,259.0;
182.0,0.0,259.0;
182.0,0.0,259.0;
182.0,0.0,259.0;
182.0,0.0,259.0;
182.0,0.0,259.0;
182.0,0.0,259.0;
182.0,0.0,259.0;
182.0,0.0,259.0;
182.0,0.0,259.0;
182.0,0.0,259.0;
182.0,0.0,259.0;
182.0,0.0,259.0;
182.0,0.0,259.0;
182.0,0.0,259.0;
182.0,0.0,259.0;
182.0,0.0,259.0;
182.0,0.0,259.0;
182.0,0.0,259.0;
182.0,0.0,259.0;
182.0,0.0,259.0;
182.0,0.0,259.0;
182.0,0.0,259.0;
182.0,0.0,259.0;
182.0,0.0,259.0;
182.0,0.0,259.0;
182.0,0.0,259.0;
182.0,0.0,259.0;
182.0,0.0,259.0;
182.0,0.0,259.0;
182.0,0.0,259.0;
182.0,0.0,259.0;
182.0,0.0,259.0;
182.0,0.0,259.0;
182.0,0.0,259.0;
182.0,0.0,259.0;
182.0,0.0,259.0;
182.0,0.0,259.0;
182.0,0.0,259.0;
182.0,0.0,259.0;
182.0,0.0,259.0;
182.0,0.0,259.0;
182.0,0.0,259.0;
182.0,0.0,259.0;
182.0,0.0,259.0;
182.0,0.0,259.0;
182.0,0.0,259.0;
182.0,0.0,259.0;
182.0,0.0,259.0;
182.0,0.0,259.0;
182.0,0.0,259.0;
182.0,0.0,259.0;
182.0,0.0,259.0;
182.0,0.0,259.0;
182.0,0.0,259.0;
182.0,0.0,259.0;
182.0,0.0,259.0;
182.0,0.0,259.0;
182.0,0.0,259.0;
182.0,0.0,259.0;
182.0,0.0,259.0;
182.0,0.0,259.0;
182.0,0.0,259.0;
182.0,0.0,259.0;
182.0,0.0,259.0;
182.0,0.0,259.0;
182.0,0.0,259.0;
182.0,0.0,259.0;
182.0,0.0,259.0;
182.0,0.0,259.0;
182.0,0.0,259.0;
182.0,0.0,259.0;
182.0,0.0,259.0;
182.0,0.0,259.0;
182.0,0.0,259.0;
182.0,0.0,259.0;
182.0,0.0,259.0;
182.0,0.0,259.0;
182.0,0.0,259.0;
182.0,0.0,259.0;
182.0,0.0,259.0;
182.0,0.0,259.0;
182.0,0.0,259.0;
182.0,0.0,259.0;
182.0,0.0,259.0;
182.0,0.0,259.0;
182.0,0.0,259.0;
182.0,0.0,259.0;
182.0,0.0,259.0;
182.0,0.0,259.0;
182.0,0.0,259.0;
182.0,0.0,259.0;
182.0,0.0,259.0;
182.0,0.0,259.0;
182.0,0.0,259.0;
182.0,0.0,259.0;
182.0,0.0,259.0;
182.0,0.0,259.0;
182.0,0.0,259.0;
182.0,0.0,259.0;
182.0,0.0,259.0;
182.0,0.0,259.0;
182.0,0.0,259.0;
182.0,0.0,259.0;
182.0,0.0,259.0;
182.0,0.0,259.0;
182.0,0.0,259.0;
182.0,0.0,259.0;
182.0,0.0,259.0;
182.0,0.0,259.0;
182.0,0.0,259.0;
182.0,0.0,259.0;
182.0,0.0,259.0;
182.0,0.0,259.0;
182.0,0.0,259.0;
182.0,0.0,259.0;
182.0,0.0,259.0;
182.0,0.0,259.0;
182.0,0.0,259.0;
182.0,0.0,259.0;
182.0,0.0,259.0;
182.0,0.0,259.0;
182.0,0.0,259.0;
182.0,0.0,259.0;
182.0,0.0,259.0;
182.0,0.0,259.0;
182.0,0.0,259.0;
182.0,0.0,259.0;
182.0,0.0,259.0;
182.0,0.0,259.0;
182.0,0.0,259.0;
182.0,0.0,259.0;
182.0,0.0,259.0;
182.0,0.0,259.0;
182.0,0.0,259.0;
182.0,0.0,259.0;
182.0,0.0,259.0;
182.0,0.0,259.0;
182.0,0.0,259.0;
182.0,0.0,259.0;
182.0,0.0,259.0;
182.0,0.0,259.0;
182.0,0.0,259.0;
182.0,0.0,259.0;
182.0,0.0,259.0;
182.0,0.0,259.0;
182.0,0.0,259.0;
182.0,0.0,259.0;
182.0,0.0,259.0;
182.0,0.0,259.0;
182.0,0.0,259.0;
182.0,0.0,259.0;
182.0,0.0,259.0;
182.0,0.0,259.0;
182.0,0.0,259.0;
182.0,0.0,259.0;
182.0,0.0,259.0;
182.0,0.0,259.0;
182.0,0.0,259.0;
182.0,0.0,259.0;
182.0,0.0,259.0;
182.0,0.0,259.0;
182.0,0.0,259.0;
182.0,0.0,259.0;
182.0,0.0,259.0;
182.0,0.0,259.0;
182.0,0.0,259.0;
182.0,0.0,259.0;
182.0,0.0,259.0;
182.0,0.0,259.0;
182.0,0.0,259.0;
182.0,0.0,259.0;
182.0,0.0,259.0;
182.0,0.0,259.0;
182.0,0.0,259.0;
182.0,0.0,259.0;
182.0,0.0,259.0;
182.0,0.0,259.0;
182.0,0.0,259.0;
182.0,0.0,259.0;
182.0,0.0,259.0;
182.0,0.0,259.0;
182.0,0.0,259.0;
182.0,0.0,259.0;
182.0,0.0,259.0;
182.0,0.0,259.0;
182.0,0.0,259.0;
182.0,0.0,259.0;
182.0,0.0,259.0;
182.0,0.0,259.0;
182.0,0.0,259.0;
182.0,0.0,259.0;
182.0,0.0,259.0;
182.0,0.0,259.0;
182.0,0.0,259.0;
182.0,0.0,259.0;
182.0,0.0,259.0;
182.0,0.0,259.0;
182.0,0.0,259.0;
182.0,0.0,259.0;
182.0,0.0,259.0;
182.0,0.0,259.0;
182.0,0.0,259.0;
182.0,0.0,259.0;
182.0,0.0,259.0;
182.0,0.0,259.0;
182.0,0.0,259.0;
182.0,0.0,259.0;
182.0,0.0,259.0;
182.0,0.0,259.0;
182.0,0.0,259.0;
182.0,0.0,259.0;
182.0,0.0,259.0;
182.0,0.0,259.0;
182.0,0.0,259.0;
182.0,0.0,259.0;
182.0,0.0,259.0;
182.0,0.0,259.0;
182.0,0.0,259.0;
182.0,0.0,259.0;
182.0,0.0,259.0;
182.0,0.0,259.0;
182.0,0.0,259.0;
182.0,0.0,259.0;
182.0,0.0,259.0;
182.0,0.0,259.0;
182.0,0.0,259.0;
182.0,0.0,259.0;
182.0,0.0,259.0;
182.0,0.0,259.0;
182.0,0.0,259.0;
182.0,0.0,259.0;
182.0,0.0,259.0;
182.0,0.0,259.0;
182.0,0.0,259.0;
182.0,0.0,259.0;
182.0,0.0,259.0;
182.0,0.0,259.0;
182.0,0.0,259.0;
182.0,0.0,259.0;
182.0,0.0,259.0;
182.0,0.0,259.0;
182.0,0.0,259.0;
182.0,0.0,259.0;
182.0,0.0,259.0;
182.0,0.0,259.0;
182.0,0.0,259.0;
182.0,0.0,259.0;
182.0,0.0,259.0;
182.0,0.0,259.0;
182.0,0.0,259.0;
182.0,0.0,259.0;
182.0,0.0,259.0;
182.0,0.0,259.0;
182.0,0.0,259.0;
182.0,0.0,259.0;
182.0,0.0,259.0;
182.0,0.0,259.0;
182.0,0.0,259.0;
182.0,0.0,259.0;
182.0,0.0,259.0;
182.0,0.0,259.0;
182.0,0.0,259.0;
182.0,0.0,259.0;
182.0,0.0,259.0;
182.0,0.0,259.0;
182.0,0.0,259.0;
182.0,0.0,259.0;
182.0,0.0,259.0;
182.0,0.0,259.0;
182.0,0.0,259.0;
182.0,0.0,259.0;
182.0,0.0,259.0;
182.0,0.0,259.0;
182.0,0.0,259.0;
182.0,0.0,259.0;
182.0,0.0,259.0;
182.0,0.0,259.0;
182.0,0.0,259.0;
182.0,0.0,259.0;
182.0,0.0,259.0;
182.0,0.0,259.0;
182.0,0.0,259.0;
182.0,0.0,259.0;
182.0,0.0,259.0;
182.0,0.0,259.0;
182.0,0.0,259.0;
182.0,0.0,259.0;
182.0,0.0,259.0;
182.0,0.0,259.0;
182.0,0.0,259.0;
182.0,0.0,259.0;
182.0,0.0,259.0;
182.0,0.0,259.0;
182.0,0.0,259.0;
182.0,0.0,259.0;
182.0,0.0,259.0;
182.0,0.0,259.0;
182.0,0.0,259.0;
182.0,0.0,259.0;
182.0,0.0,259.0;
182.0,0.0,259.0;
182.0,0.0,259.0;
182.0,0.0,259.0;
182.0,0.0,259.0;
182.0,0.0,259.0;
182.0,0.0,259.0;
182.0,0.0,259.0;
182.0,0.0,259.0;
182.0,0.0,259.0;
182.0,0.0,259.0;
182.0,0.0,259.0;
182.0,0.0,259.0;
182.0,0.0,259.0;
182.0,0.0,259.0;
182.0,0.0,259.0;
];
susceptible = dynamics (:, 1);
infected = dynamics (:, 2);
recovered = dynamics (:, 3);
totalPopulation = susceptible(1) + infected(1) + recovered(1);
susceptibleRatio = susceptible ./ totalPopulation;
infectedRatio = infected ./ totalPopulation;
recoveredRatio = recovered ./ totalPopulation;
steps = length (susceptible);
indices = 0 : steps - 1;
time = 0 : (0.1) : steps - 1;
replications = 10;
figure
plot (indices, susceptibleRatio.', 'color', 'blue', 'linewidth', 2);
hold on
plot (indices, infectedRatio.', 'color', 'red', 'linewidth', 2);
hold on
plot (indices, recoveredRatio.', 'color', 'green', 'linewidth', 2);
set(gca,'YTick',0:0.05:1.0);
set(gca,'XTick', indices(1:100:end), 'xticklabel', time(1:100:end));
xlabel ('Time');
ylabel ('Population Ratio');
legend('Susceptible','Infected', 'Recovered');
grid on
